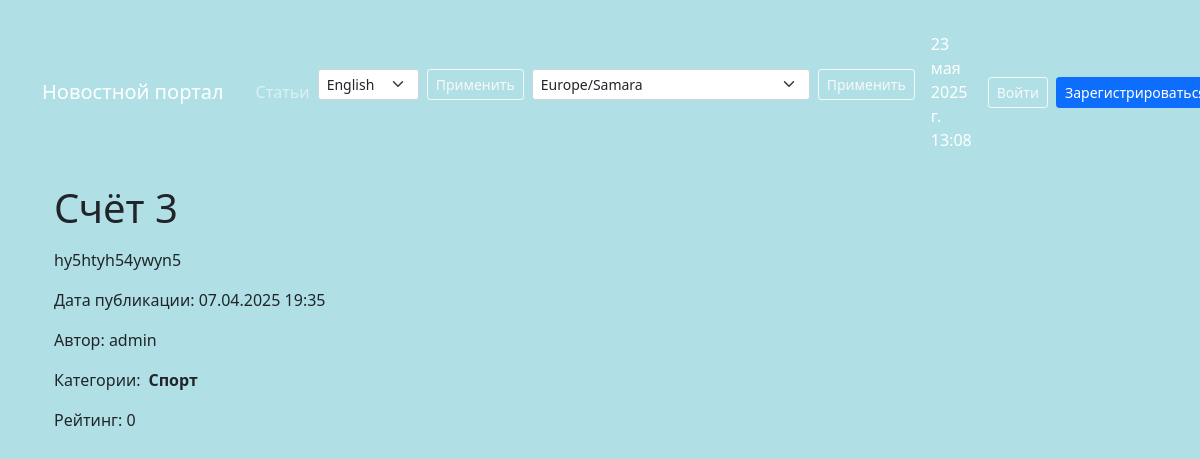
The app's page /news/130/ with its own data.
### biblio/models.py (models this page shows, shortened)
class Post(models.Model):
    NEWS = 'NW'
    ARTICLE = 'AR'
    POST_TYPES = [
        (NEWS, 'Новость'),
        (ARTICLE, 'Статья')
    ]
    author = models.ForeignKey(Author, on_delete=models.CASCADE)
    post_type = models.CharField(max_length=2, choices=POST_TYPES)
    created_at = models.DateTimeField(auto_now_add=True)
    categories = models.ManyToManyField(Category, through='PostCategory')
    title = models.CharField(max_length=255)
    text = models.TextField()
    rating = models.IntegerField(default=0)

class Author(models.Model):
    user = models.OneToOneField(User, on_delete=models.CASCADE)
    rating = models.IntegerField(default=0)

class Category(models.Model):
    name = models.CharField(max_length=255, help_text=_('category name'), unique=True)
    subscribers = models.ManyToManyField(User, blank = True, related_name='categories')

### biblio/views.py (the view)
# urls.py: path('news/<int:pk>/', NewsDetail.as_view(), name='news_detail'),
class NewsDetail(DetailView):
    model = Post
    template_name = 'news/news_detail.html'
    context_object_name = 'news'

### biblio/context_tz.py (called while the page is built)
def get_timezone(request):
    tzname = request.session.get('django_timezone', settings.TIME_ZONE)
    local_time = timezone.localtime(timezone.now(), pytz.timezone(tzname))
    return {
        'current_time': local_time,
        'timezones': pytz.common_timezones,
        'TIME_ZONE': tzname
    }

### biblio/templatetags/custom_filters.py (called while the page is built)
@register.filter()
def censor (value):
    for word in censor_list:
        value = value.replace(word[1:-1], "*" * len(word[1:-1]))
    return value

### templates/news/news_detail.html (shortened to what this page needs)
﻿{% extends 'default.html' %}
{% load custom_filters %}
{% block content %}
    <div class="container mt-3">
        <div class="news-detail">
            <div class="d-flex align-items-center">
                <h1 class="mb-0 me-2">{{ news.title|censor }}</h1>
            </div>
            <div class="post-content mt-3">
                {{ news.text|censor|linebreaks }}
            </div>
            <div class="post-meta mt-3">
                <p>Дата публикации: {{ news.created_at|date:"d.m.Y H:i" }}</p>
                <p>Автор: {{ news.author.user.username }}</p>
                <div class="d-flex align-items-center flex-wrap">
                    <span class="me-2">Категории:</span>
                    {% for category in news.categories.all %}
                    <span class="d-inline-flex align-items-center me-3">
                        <strong>{{ category.name }}</strong>
                    </span>
                    {% endfor %}
                </div>
            </div>
            <div class="post-rating mt-3">
                <p>Рейтинг: {{ news.rating }}</p>
            </div>
        </div>
    </div>
{% endblock content %}

### records on screen
Post: title|censor "Счёт 3", text|censor "hy5htyh54ywyn5", created_at "07.04.2025 19:35", author.user.username "admin", rating "0"
Category: name "Спорт"

### other values on screen
{{ current_time|timezone:TIME_ZONE|date:"DATETIME_FORMAT" }} "23 мая 2025 г. 13:08"
form field language "English"
form field timezone "Europe/Samara"
